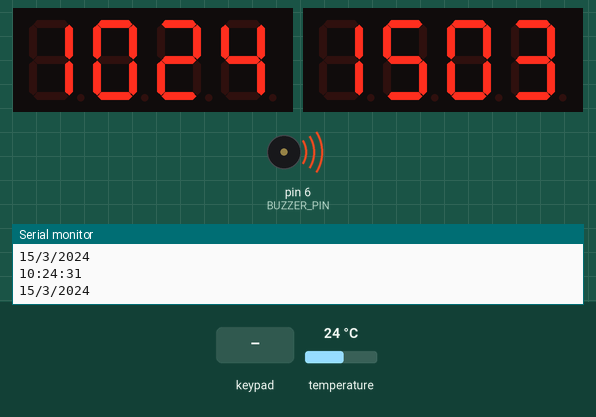
Bench run of a sketch on a simulated Arduino Uno, built with avr-gcc and run on an emulated ATmega328P. Shown: 2 × 4-digit seven-segment display, buzzer (waves = sounding, pin HIGH), the last lines printed to the serial monitor. The inputs (shaded band) are chosen by the test bench; at power-on: temperature 24 °C. The local clock reads 2024-03-15 10:24:30 at power-on unless the sketch sets it.

Above: at 1.2 s.
1.3 s: key 'D' pressed
At 2.6 s:
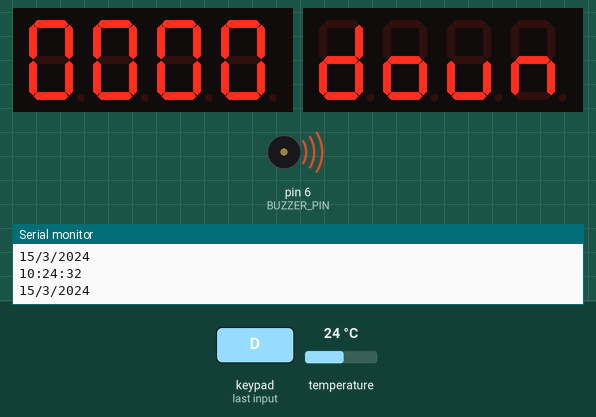
3.6 s: key 'B' pressed
At 4.0 s:
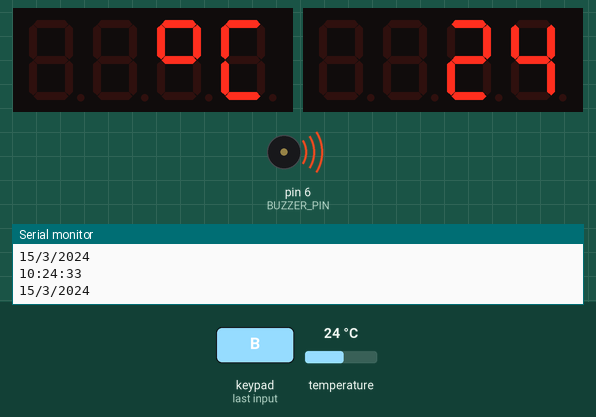
5.1 s: key 'C' pressed
At 6.9 s:
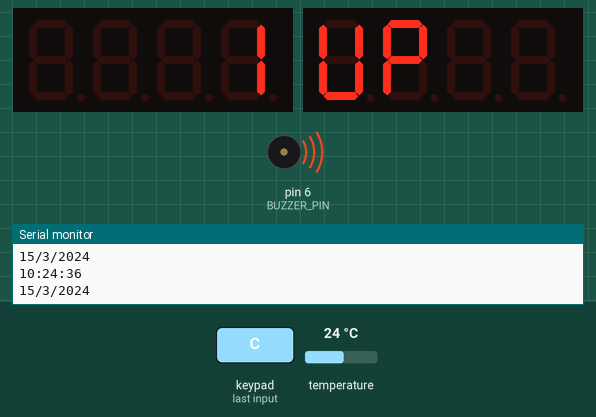
8.1 s: keypad keys 1 3 1 2 1 1 1 0 A pressed 0.4 s apart
At 12.0 s:
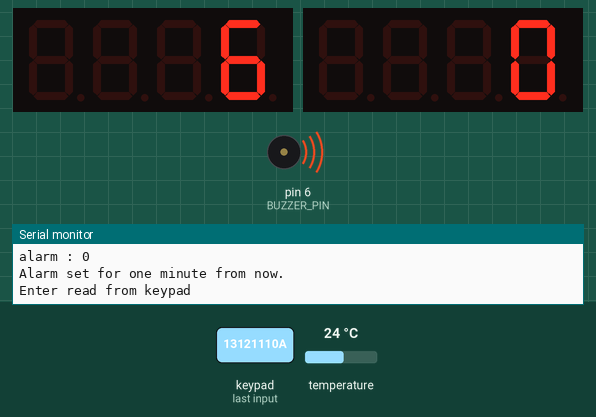
13.2 s: key '*' pressed
At 13.5 s:
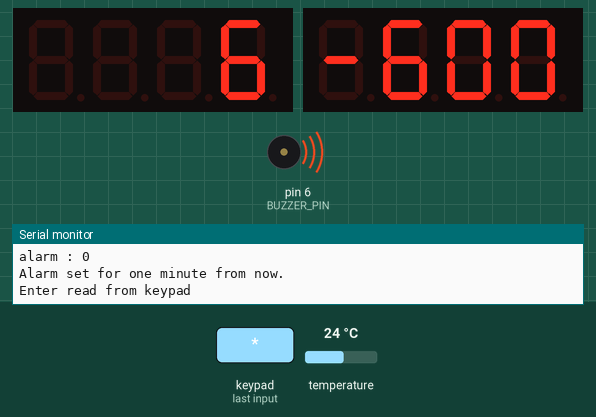
14.7 s: keypad keys 1 3 1 2 1 1 1 0 D pressed 0.4 s apart
At 18.57 s:
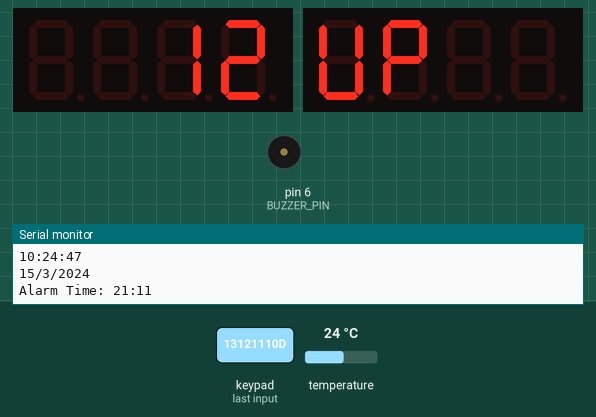
Timing chart, 0 to 20.2 s (numbered marks = the images above; inputs shaded):
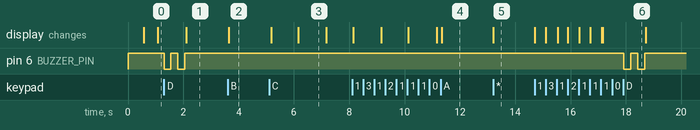

Measured:
- after the input at 1.3 s, pin 6 (BUZZER_PIN): alternates HIGH for 0.25 s and LOW for 0.25 s, 4 changes in all, then stays HIGH, starting at once; the display: changes after 0.80 s (image 1)
- after the input at 3.6 s, the display: changes at once (image 2)
- after the input at 5.1 s, the display: first changes after 0.07 s (image 3 shows a later state)
- after the input at 8.1 s, the display: first differs from a run without the input after 3.2 s (image 4)
- after the input at 13.2 s, the display: changes at once (image 5)
- after the input at 14.7 s, pin 6 (BUZZER_PIN): alternates HIGH for 0.25 s and LOW for 0.25 s, 4 changes in all, then stays HIGH, starting after 3.2 s; the display: first changes at once (image 6 shows a later state)
- what the display in image 3 shows lasts 1.1 s, from 6.1 s to 7.2 s

The sketch:

sketch_apr22a.ino
```cpp
#include <TM1637Display.h>
#include <RTClib.h>
#include <OneWire.h>
#include <DallasTemperature.h>
#include <Keypad.h>
#include "pitches.h"


// Display pins
#define CLK1 2
#define DIO1 3
#define CLK2 4
#define DIO2 5

// RTC and Temperature Sensor
#define ONE_WIRE_BUS 11

// Buzzer and Buttons
#define BUZZER_PIN 6

const byte ROWS = 4; //four rows
const byte COLS = 4; //four columns
char keys[ROWS][COLS] = {
  {'1', '2', '3', 'A'},
  {'4', '5', '6', 'B'},
  {'7', '8', '9', 'C'},
  {'*', '0', '#', 'D'} // Change '*' to reset
};
byte rowPins[ROWS] = {13, 12, 11, 10}; //connect to the row pinouts of the keypad
byte colPins[COLS] = {9, 8, A3, A2}; //connect to the column pinouts of the keypad

Keypad keypad = Keypad(makeKeymap(keys), rowPins, colPins, ROWS, COLS);

// Global variables
TM1637Display display1(CLK1, DIO1); // Display 1: Time and Date
TM1637Display display2(CLK2, DIO2); // Display 2: Temperature or Timer
RTC_DS3231 rtc;
OneWire oneWire(ONE_WIRE_BUS);
DallasTemperature sensors(&oneWire);

DateTime now;

unsigned long timerStart = 0;
int timerCount = 0;

bool timeDisplay = true;
bool tempDisplay = false;
bool alarmActive = false;
bool alarmTrigger = false;
bool timerRunning = false;
bool countdownMode = false;
bool countupMode = false;
bool colonState = false;

long milliseconds;

unsigned long time_m = 0; // the variable to store minute
unsigned long time_h = 0; // the variable to store hour
unsigned long time_s = 0; // the variable to store second
unsigned long time_month = 0;
unsigned long time_date = 0;

unsigned long alarm_m = 0; // the variable to store alarm minute
unsigned long alarm_h = 0; // the variable to store alarm hour

unsigned long count_m = 0; // the variable to store count minute
unsigned long count_s = 0; // the variable to store alarm second

unsigned long last_m = 0; // the variable to store the last updated minute
unsigned long last_s = 0; // the variable to store the last updated second

char key;

void setup() {
   milliseconds = 0;
   display1.setBrightness(0x0f);
   display2.setBrightness(0x0f);
   rtc.begin();
   sensors.begin();
   pinMode(BUZZER_PIN, OUTPUT);

   Serial.begin(9600);
   if (!rtc.begin()) {
      Serial.println("Couldn't find RTC");
      while (1);
   }

   digitalWrite(BUZZER_PIN, HIGH);
}

void loop(){


   milliseconds = millis() % 1000;

   DateTime now = rtc.now();

   time_h = now.hour();
   time_m = now.minute();
   time_s = now.second();
   time_month = now.month();
   time_date = now.day();

   unsigned long time = time_h * 100 + time_m;
   const uint8_t colonMask = 0b01000000;

   if (time_h == alarm_h && time_m == alarm_m && alarmTrigger) {
      triggerAlarm();
      alarmTrigger ^= 1;
    }

    if (countupMode == true){
      countUp();
    }

     if (countdownMode) {
      displayTimer();
  }

   if (time_s != last_s) { // only update if changed
      Serial.print(now.hour()); Serial.print(':'); Serial.print(now.minute()); Serial.print(':'); Serial.println(now.second());
      Serial.print(now.day()); Serial.print('/'); Serial.print(now.month()); Serial.print('/'); Serial.println(now.year());
      if (alarmActive == true){
        Serial.print("Alarm Time: "); Serial.print(alarm_h); Serial.print(':'); Serial.println(alarm_m);
      }
      Serial.println("\n");
      last_s = time_s;
   }


   if (timeDisplay == true && tempDisplay == false){
      display_Clock();
   }

   unsigned time_md = time_date * 100 + time_month;

   char tmp = keypad.getKey();
   key = (tmp == NO_KEY ? key : tmp);

   if (key != NO_KEY) {
      handleKeypadInput(key);
   }
}

void enterAlarmMode() {
  char key = keypad.getKey();

}

void display_Clock(){
  milliseconds = millis() % 1000;

   DateTime now = rtc.now();

   time_h = now.hour();
   time_m = now.minute();
   time_s = now.second();
   time_month = now.month();
   time_date = now.day();

   unsigned long time = time_h * 100 + time_m;
   const uint8_t colonMask = 0b01000000;

   unsigned time_md = time_date * 100 + time_month;

   if (milliseconds <= 500) {
      display1.showNumberDec(time, true, 4, 0); // no colon
      display2.showNumberDec(time_md, true, 4, 0);
   } else {
      display1.showNumberDecEx(time, colonMask, true, 4, 0); // colon
      display2.showNumberDecEx(time_md, colonMask, true, 4, 0); //
   }
}

void handleKeypadInput(char key) {
    switch (key) {
        case 'A':
            setAlarm();
            break;
        case 'B':
            timeDisplay = false;
            tempDisplay = true;
            timerRunning = false;
            countdownMode = false;
            countupMode = false;
            displayTemperature();
            break;
        case 'C':
            timeDisplay = false;
            tempDisplay = false;
            timerRunning = false;
            countdownMode = false;
            countupMode = true;
            timerStart = millis();  // Reset and start the timer
            timerCount = 0;         // Reset timer count
            break;
        case 'D':
            timeDisplay = false;
            tempDisplay = false;
            timerRunning = false;
            countdownMode = true;
            countupMode = false;
            break;
        case '*':
            // Reset functionality
            timeDisplay = true;
            tempDisplay = false;
            timerRunning = false;
            countdownMode = false;
            countupMode = false;
            break;
      default:
         // Convert char to int and display it
//         int value = key - '0';
//         display2.showNumberDec(value);
         break;
   }
}

int readTimeFromKeypad() {
  Serial.println("Enter read from keypad");
  display2.showNumberDec(0, false);
  char number[5]; // Array to store the four digits and null terminator
  int digitPos = 0; // Counter for the number of digits entered
  char readKey = keypad.getKey();
  unsigned long alarmHour = 0, alarmMinute = 0, alarmTime = 0;
  while (true) {
    if (digitPos > 3) break;
    readKey = keypad.getKey();
    if (readKey != NO_KEY) {
      if (digitPos < 2) {
        alarmHour = alarmHour * 10 + (readKey - '0');
      } else {
        alarmMinute = alarmMinute * 10 + (readKey - '0');
      }
      alarmTime = alarmHour * 100 + alarmMinute;
      digitPos++;
      display2.showNumberDec(alarmTime, false, 4, 0); // Display the number with leading zeros suppressed
    }
  } return alarmTime;
  key = NO_KEY;
}

void setAlarm() {
  Serial.print("alarm : ");
  Serial.println(alarmActive);
  int alarmTime = 0;
  key = NO_KEY;

  if (alarmActive) {
    alarmActive = false;
    alarmTrigger = false;
    digitalWrite(BUZZER_PIN, HIGH);
    return;
  }

  DateTime now = rtc.now();
  Serial.println("Alarm set for one minute from now.");

  do{
  alarmTime = readTimeFromKeypad();
  alarm_m = alarmTime % 100;
  alarm_h = alarmTime / 100;
  alarmActive = true;
  alarmTrigger = true;
  }while(!isValidTime(alarm_h, alarm_m));

}

bool isValidTime(int hours, int minutes) {

  return (hours >= 0 && hours <= 23 && minutes >= 0 && minutes <= 59);
}

bool isValidTimer(int minutes, int second) {

  return (minutes >= 0 && minutes <= 59 && second >= 0 && second <= 59);
}

void triggerAlarm() {
    // alarm melody define
  int melody[] = {
  NOTE_E5, NOTE_B4, NOTE_C5, NOTE_D5, NOTE_C5, NOTE_B4,
  NOTE_A4, NOTE_A4, NOTE_C5, NOTE_E5, NOTE_D5, NOTE_C5,
  NOTE_B4, NOTE_C5, NOTE_D5, NOTE_E5,
  NOTE_C5, NOTE_A4, NOTE_A4, NOTE_A4, NOTE_B4, NOTE_C5,

  NOTE_D5, NOTE_F5, NOTE_A5, NOTE_G5, NOTE_F5,
  NOTE_E5, NOTE_C5, NOTE_E5, NOTE_D5, NOTE_C5,
  NOTE_B4, NOTE_B4, NOTE_C5, NOTE_D5, NOTE_E5,
  NOTE_C5, NOTE_A4, NOTE_A4, REST
  };

  int durations[] = {
    4, 8, 8, 4, 8, 8,
    4, 8, 8, 4, 8, 8,
    4, 8, 4, 4,
    4, 4, 8, 4, 8, 8,

    4, 8, 4, 8, 8,
    4, 8, 4, 8, 8,
    4, 8, 8, 4, 4,
    4, 4, 4, 4
  };

    int size = sizeof(durations) / sizeof(int);

    for (int note = 0; note < size; note++) {
      //to calculate the note duration, take one second divided by the note type.
      //e.g. quarter note = 1000 / 4, eighth note = 1000/8, etc.
      int duration = 1000 / durations[note];
      tone(BUZZER_PIN, melody[note], duration);

    //to distinguish the notes, set a minimum time between them.
    //the note's duration + 30% seems to work well:
    int pauseBetweenNotes = duration * 1.30;
    delay(pauseBetweenNotes);

    //stop the tone playing:
    noTone(BUZZER_PIN);
  }
}

void displayTemperature() {

   const uint8_t SEG_DEGREE = 0x63;  // You might need to adjust this based on your display

   // Segment bits for 'C': (A, D, E, F)
   const uint8_t SEG_Ce = 0x39;

   // Prepare the data array to be sent to the display
   uint8_t displayData[4] = {0, 0, 0, 0};  // Clear all digits first

   // Place '°' and 'C' in the last two digits, respectively
   displayData[2] = SEG_DEGREE; // Set '°' in the third position
   displayData[3] = SEG_Ce;      // Set 'C' in the fourth position

   int temperature = rtc.getTemperature();
   display2.showNumberDec(temperature, false);
   display1.setSegments(displayData);

}

void countUp() {
    key = NO_KEY;
    if (countupMode) {
        unsigned long currentMillis = millis();
        int elapsedSeconds = (currentMillis - timerStart) / 1000;
        timerCount = elapsedSeconds;  // Update timer count based on elapsed time

        display1.showNumberDec(timerCount, false); // Display timer count with leading zeros

        // Display "UP" or similar indicator to show count-up mode is active
        uint8_t data[] = { 0x3E, 0x73, 0x00, 0x00 }; // Segments to display "UP  "
        display2.setSegments(data);

       if(timerCount % 60 == 0 && timerCount != 0){
          digitalWrite(BUZZER_PIN, LOW);
          delay(250);
          digitalWrite(BUZZER_PIN, HIGH);
          delay(250);
          digitalWrite(BUZZER_PIN, LOW);
          delay(250);
          digitalWrite(BUZZER_PIN, HIGH);
       }
    }
}

int readTimerFromKeypad() {
  Serial.println("Enter read from keypad");
  display2.showNumberDec(0, false);
  char number[5]; // Array to store the four digits and null terminator
  int digitPos = 0; // Counter for the number of digits entered
  char readKey = keypad.getKey();
  unsigned long countSecond = 0, countMinute = 0, countTimer = 0;
  while (true) {
    if (digitPos > 3) break;
    readKey = keypad.getKey();
    if (readKey != NO_KEY) {
      if (digitPos < 2) {
        countMinute = countMinute * 10 + (readKey - '0');
      } else {
        countSecond = countSecond * 10 + (readKey - '0');
      }
      countTimer = countMinute * 100 + countSecond;
      digitPos++;
      display2.showNumberDec(countTimer, false, 4, 0); // Display the number with leading zeros suppressed
    }
  } return countTimer;
  key = NO_KEY;
}

void setTimer() {
  Serial.print("Timer : ");
  Serial.println(alarmActive);
  int countTimer = 0;
  key = NO_KEY;

  if (countdownMode) {
    countdownMode = false;
    alarmTrigger = false;
    digitalWrite(BUZZER_PIN, HIGH);
    return;
  }

  DateTime now = rtc.now();
  Serial.println("Timer set up complete!.");

  do{
  countTimer = readTimerFromKeypad();
  count_m = countTimer % 100;
  count_s = countTimer / 100;
  countdownMode = true;
  alarmTrigger = true;
  }while(!isValidTimer(count_m, count_s));

}

void displayTimer() {
  key = NO_KEY;
  if (countdownMode) {
    int elapsedSeconds = (millis() - timerStart) / 1000;
    int remainingTime = max(0, timerCount - elapsedSeconds);
    uint8_t seg_Dd = SEG_B | SEG_C | SEG_D | SEG_E | SEG_G;
    uint8_t seg_Oo = SEG_C | SEG_D | SEG_E | SEG_G;
    uint8_t seg_Ww = SEG_D | SEG_E | SEG_C ;
    uint8_t seg_Nn = SEG_C | SEG_E | SEG_G;
    uint8_t data[] = { seg_Dd, seg_Oo, seg_Ww, seg_Nn };

    if (remainingTime == 0) {
      countdownMode = false; // Stop countdown when it reaches 0
      digitalWrite(BUZZER_PIN, LOW);
      delay(250);
      digitalWrite(BUZZER_PIN, HIGH);
      delay(250);
      digitalWrite(BUZZER_PIN, LOW);
      delay(250);
      digitalWrite(BUZZER_PIN, HIGH);
    }
    display1.showNumberDec(remainingTime, true); // Display remaining time
    display2.setSegments(data);
  }
}
```
